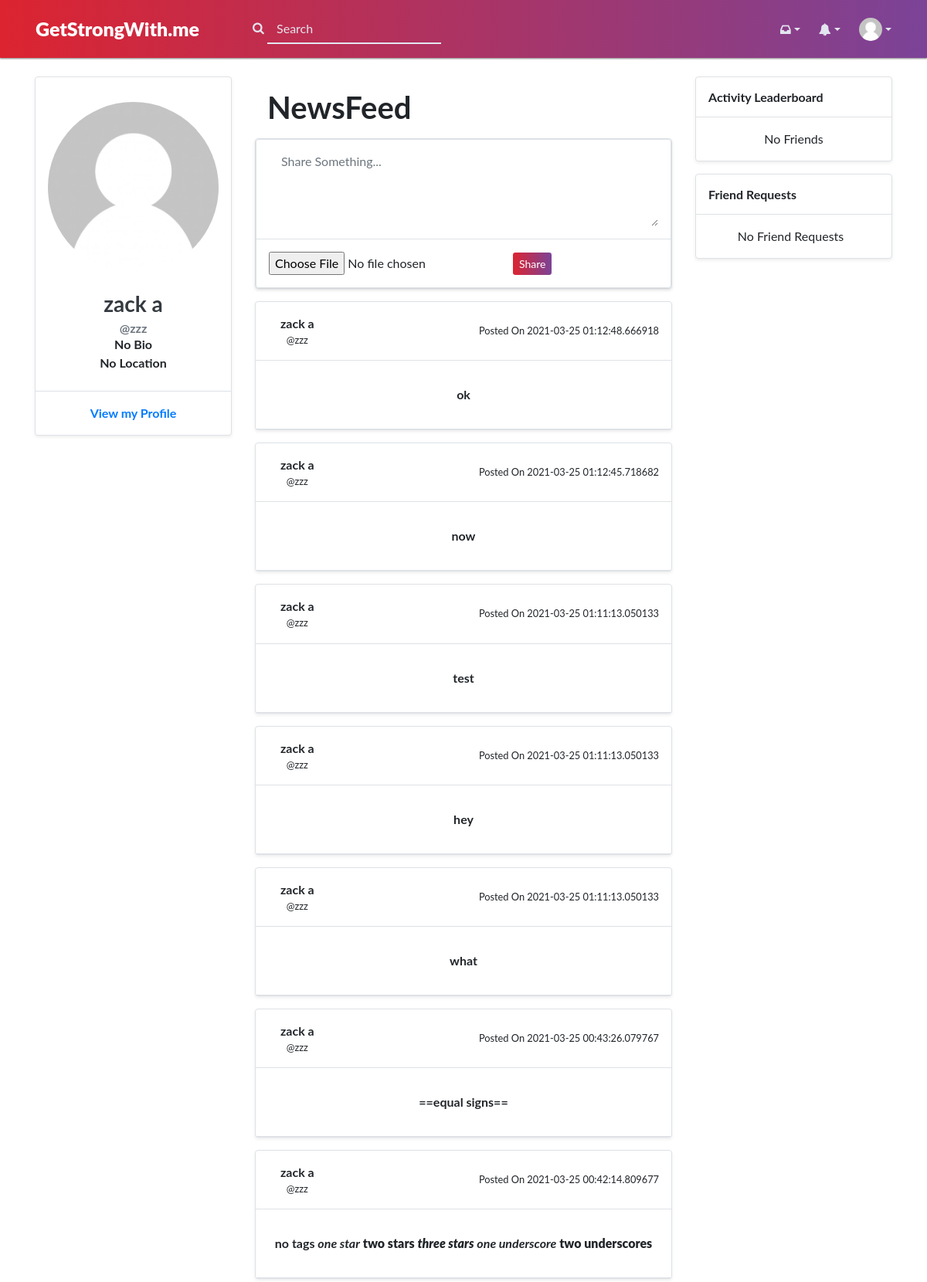
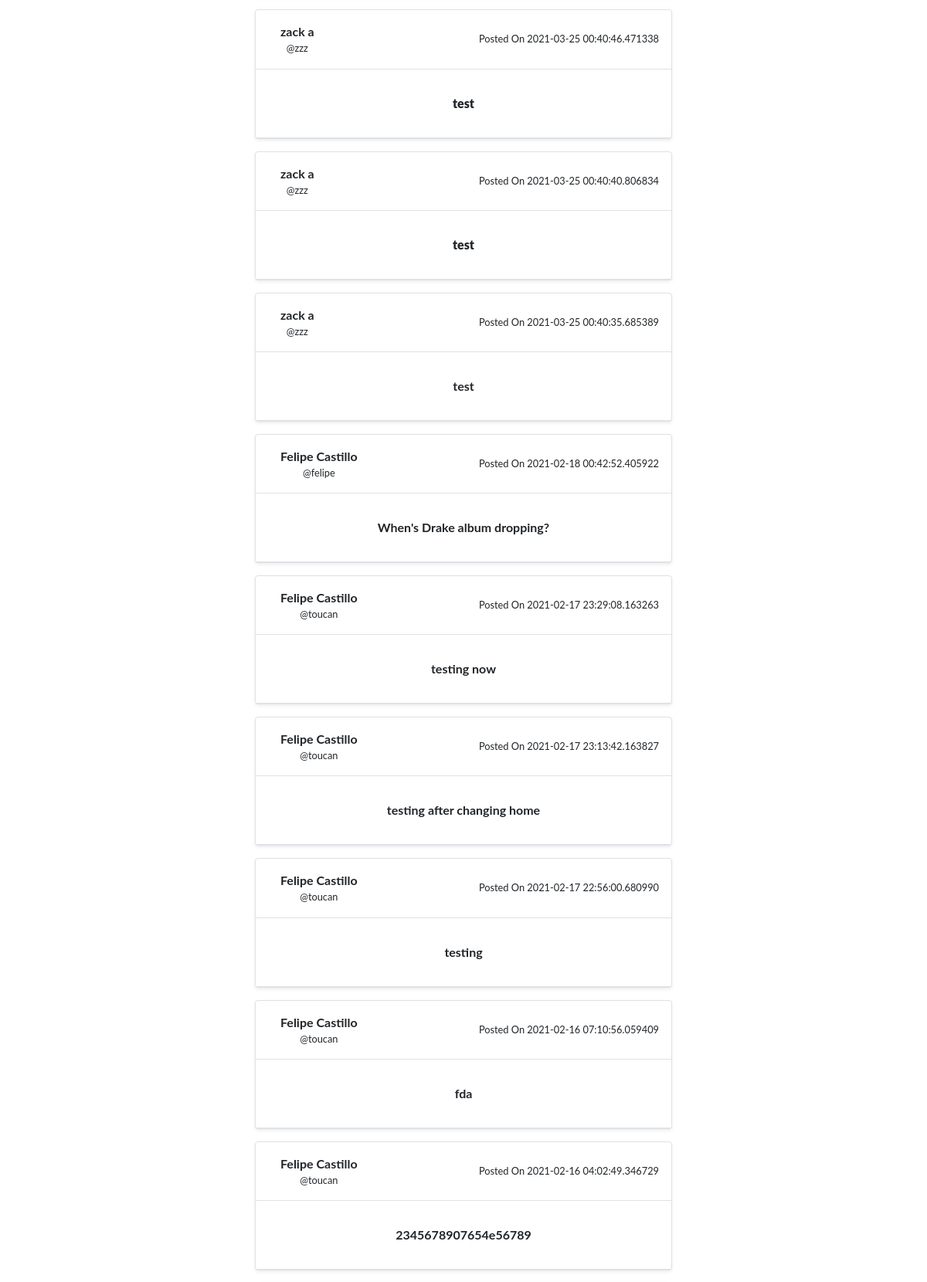
/home (signed in, upper part), run on the app's committed database (2 pictures, top to bottom).
### main.py (models this page shows, shortened)
class User(db.Model, UserMixin):
    __tablename__ = "Login"
    id = db.Column(db.Integer, primary_key=True)
    username = db.Column(db.String, unique=True)
    firstName = db.Column(db.String)
    lastName = db.Column(db.String)
    email = db.Column(db.String)
    password = db.Column(db.String)
    bday = db.Column(db.String)
    gender = db.Column(db.String)
    about_me = db.Column(db.String(140), default="No Bio")
    location = db.Column(db.String, default="No Location")
    profile_pic = db.Column(db.String, default="/static/images/user-account-pictures/no-user.jpg")
    friend_array = db.Column(db.String)
    isPrivate = db.Column(db.Integer, default = 0)

class posts(db.Model):
    __tablename__ = "Post"
    id = db.Column(db.Integer, primary_key = True)
    title = db.Column(db.String(100), nullable = True)
    author = db.Column(db.String)
    username = db.Column(db.String)
    content = db.Column(db.Text)
    date = db.Column(db.DateTime, default=datetime.utcnow)
    postdate =  db.Column(db.Text)

### main.py (the view)
@app.route("/home", methods=["GET", "POST"])
@login_required
def home():
    user_posts = posts.query.order_by(posts.date.desc()).all()
    return render_template("home.html", User=User(), posts=user_posts, blogposts=posts.query.order_by(posts.date.desc()), dms=dms_())

### main.py (called while the page is built)
def dms_():
    dms_ = []
    dms = DirectMessage.query.filter_by(rec_id=current_user.id).all()
    for dm in dms:
        users = User.query.filter_by(id=dm.send_id).first()
        dms_.append([users.firstName, dm.message, dm.date, users.profile_pic])
    return dms_

@lm.user_loader
def load_user(user_id):
    if user_id is not None:
        return User.query.get(user_id)
    return None

### templates/home.html (shortened to what this page needs)
{% extends "base.html" %}
{% block head %}
<link rel="stylesheet" href="https://cdnjs.cloudflare.com/ajax/libs/font-awesome/4.7.0/css/font-awesome.css">
{% endblock %}
{% block body %}
{% include "includes/nav.html" %}
<div class="py-4">
   <div class="container">
      <div class="row">
         <main class="col col-xl-6 order-xl-2 col-lg-12 order-lg-1 col-md-12 col-sm-12 col-12">
            <h1 class="pl-3 pt-3 pr-3 mb-0 pb-3 font-weight-bold text-left">NewsFeed</h1>
            <div class="box shadow-sm border rounded bg-white mb-3 share-post">
        <form method="post" action="/home/new" enctype="multipart/form-data">
          <div class="box shadow-sm border rounded bg-white">
            <div class="tab-pane fade show active" id="home" role="tabpanel" aria-labelledby="home-tab">
            <div class="p-3 d-flex align-items-center w-100" href="#">
            <div class="w-100">
            <textarea placeholder="Share Something..." type="text" class="form-control border-0 p-0 shadow-none" rows="4" name="content"></textarea>
            </div>
            </div>
            </div>
            <div class="border-top p-3 d-flex align-items-center">
           <div class="choose_file">
                <input name="media" type="file" >
            </div>
            <div class="flex-shrink-1">
            <button class="btn btn-primary btn-sm btn btn-success" type="submit" name="post">Share</button>
            </div>
            </div>
            </div>
          </form>
            </div>
  {% for post in posts %}
  <div class="box mb-3 shadow-sm border rounded bg-white">
     <div class="p-3 d-flex align-items-center border-bottom">
        <div class="font-weight-bold">
           <div class="text-truncate">{{post.author}}</div>
           <div class="small text-gray-500">@{{post.username}}</div>
        </div>
        <span class="ml-auto small">Posted On {{post.date}}</span>
     </div>
     <div class="p-3 border-bottom">
      {% if "media" in post.content %}
      {% set media1 = post.content.split(',') %}
      {% if media1[2] %}
      <p>
        <embed src="{{media1[1]}}" width="100%" height="100%"><br>
        <b>{{media1[2]}}</b></p>
        {% else %}
      <p><embed src="{{media1[1]}}" width="100%" height="100%"><br></p>
        {% endif %}
      {% else %}
        <p>
          <b>{{ post.content|markdown }}</b>
          </p>
        {% endif %}
      </div>
  </div>
  {% endfor %}
         </main>
         <aside class="col col-xl-3 order-xl-1 col-lg-6 order-lg-2 col-md-6 col-sm-6 col-12">
            <div class="box mb-3 shadow-sm border rounded bg-white profile-box text-center">
               <div class="py-4 px-3 border-bottom">
                  <img src="{{current_user.profile_pic}}" class="img-fluid mt-2 rounded-circle" alt="Responsive image">
                  <h3 class="font-weight-bold text-dark mb-1 mt-4">{{current_user.firstName}} {{current_user.lastName}}</h3>
                  <h6 class="mb-0 font-weight-bold text-muted">@{{current_user.username}}</h6>
                  <p class="mb-0 font-weight-bold">{{current_user.about_me}}</p>
                  <p class="mb-0 font-weight-bold">{{current_user.location}}</p>
               </div>
               <div class="overflow-hidden">
                  <a class="font-weight-bold p-3 d-block" href="/my-account"> View my Profile </a>
               </div>
            </div>
         </aside>
         <aside class="col col-xl-3 order-xl-3 col-lg-6 order-lg-3 col-md-6 col-sm-6 col-12">
            <div class="box shadow-sm border rounded bg-white mb-3">
               <div class="border-bottom p-3">
                  <h6 class="font-weight-bold m-0 text-left">Activity Leaderboard</h6>
               </div>
               <div class="box-body p-3">
                  {% for user in friends %}
  {% set users = User.query.filter_by(username=user).first() %}
  {% if (users != '') and (users != None) %}
                  <div class="d-flex align-items-center post-header mb-3 people-list">
                     <div class="dropdown-list-image mr-3">
                        <img class="rounded-circle" src="img/p8.png" alt="">
                        <div class="status-indicator bg-success"></div>
                     </div>
                     <div class="font-weight-bold mr-2">
                        <div class="text-truncate">{{ users.firstName }} {{ users.lastName }}</div>
                        <div class="small text-gray-500">0 Calories</div>
                     </div>
                     <span class="ml-auto"><button type="button" class="btn btn-light btn-sm"><i class="feather-user-plus"></i></button>
                     </span>
                  </div>
                  {% endif %}
{% else %}
<div class="text-truncate">No Friends</div>
{% endfor %}
               </div>
            </div>
            <div class="box shadow-sm border rounded bg-white mb-3">
               <div class="border-bottom p-3 d-flex align-items-center">
                  <div class="mr-1 overflow-hidden">
                  <h6 class="font-weight-bold m-0">Friend Requests</h6>
                  </div>
               </div>
               <div class="box-body p-3">
                <div class="mr-2">
                {% for req in r %}
                  {%set name=User.query.filter_by(username=req.user_from).first().firstname +" "+User.query.filter_by(username=req.user_from).first().lastname%}
                  <div class="text-truncate">{{name}}</div>
                  <div class="small text-gray-500">placeholder</div>
                  <form action="/accept/{{req.id}}" method="POST">
                    <small><button type="Submit" value="Accept" name="acccept" class="btn btn-success btn-sm float-left col-sm-6" style="text-align: center;">Accept </button></small></form>
                    <form action="/reject/{{req.id}}" method="POST"><input type="Submit" value="Reject" name="reject" class="btn btn-danger btn-sm float-right col-sm-6"></form>
                    {% else %}
                    <div class="text-truncate">No Friend Requests</div>
          {% endfor %}
        </div>
               </div>
            </div>
         </aside>
      </div>
   </div>
</div>
{% endblock %}

### templates/base.html (shortened to what this page needs)
<!DOCTYPE html>
<head>
<link rel="stylesheet" href="{{ url_for('static', filename='css/bootstrap.min.css') }}">
<link rel="stylesheet" href="{{ url_for('static', filename='css/bootstrap.css') }}">
<link rel="stylesheet" href="https://stackpath.bootstrapcdn.com/bootstrap/4.5.2/css/bootstrap.min.css">
<link rel="stylesheet" href="{{ url_for('static', filename='css/styles.css') }}">
<link rel="stylesheet" href="https://cdnjs.cloudflare.com/ajax/libs/font-awesome/4.7.0/css/font-awesome.css">
<link rel="stylesheet" href="https://cdnjs.cloudflare.com/ajax/libs/animate.css/4.1.1/animate.min.css"/>
    {% block head %} {% endblock %}
</head>
<body>
    {% block body %} {% endblock %}
</body>
</html>

### templates/includes/nav.html (shortened to what this page needs)
<nav class="navbar navbar-expand navbar-dark bg-dark nav-top p-0">
    <div class="container">
       <a class="navbar-brand mr-2" href="/">GetStrongWith.me
       </a>
       <form class="d-none d-sm-inline-block form-inline mr-auto my-2 my-md-0 mw-100 navbar-search" action='/search' method="POST">
          <div class="navtop search"><i class="fa fa-search"></i>
             <input type="search" class="form-control shadow-none" placeholder="Search" aria-label="Search" name="search" aria-describedby="basic-addon2">
          </div>
       </form>
       <ul class="navbar-nav ml-auto d-flex align-items-center">
          <li class="nav-item dropdown no-arrow mx-1 list-dropdown">
             <a class="nav-link dropdown-toggle" href="#" role="button" data-toggle="dropdown" aria-haspopup="true" aria-expanded="false">
             <i class="fa fa-inbox"></i>
             </a>
          </li>
          <li class="nav-item dropdown no-arrow mx-1 list-dropdown">
             <a class="nav-link dropdown-toggle" href="#" role="button" data-toggle="dropdown" aria-haspopup="true" aria-expanded="false">
             <i class="fa fa-bell"></i>
             </a>
          </li>
          <li class="nav-item dropdown no-arrow ml-1 profile-dropdown">
             <a class="nav-link dropdown-toggle pr-0" href="#" role="button" data-toggle="dropdown" aria-haspopup="true" aria-expanded="false">
             <img class="img-profile rounded-circle" src="{{current_user.profile_pic}}">
             </a>
          </li>
       </ul>
    </div>
  </nav>

### static/css/styles.css (style rules this page uses)
body { text-align: center; width: 100%; margin: 0 auto; padding: 0px; font-family: "lucida grande", tahoma, verdana, arial, sans-serif; background: #fff; }
.navbar { width: 100%; margin: 0px auto; padding: 0px; height: 75px; background: #7b4397; background: -webkit-linear-gradient(to right, #dc2430, #7b4397); background: linear-gradient(to right, #dc2430, #7b4397); box-shadow: 0 1px 2px rgb(0 0 0 / 50%); }
.navbar-brand { color: #fff; text-decoration: none; font-weight: 900; font-size: 25px; padding-right: 61px; }
.navbar li { list-style-type: none; float: left; text-align: left; color: white; }
.navbar a { text-decoration: none; }
.navbar-dark .navbar-nav .nav-link { color: #e3e6f0; }
.nav-top .container { padding: 0 16px; }
.nav-top .img-profile { width: 30px; height: 30px; }
.nav-top .list-dropdown .nav-link i { font-size: 16px; }
.nav-top .nav-link { position: relative; height: 55px; display: flex; align-items: center; }
.nav-top .navbar-search .form-control { background-color: transparent; border: 0px; border-bottom: 2px solid #e3e6f0; border-top: 0px; border-radius: 0; }
.nav-top .fa { color: #e3e5f0; }
.nav-top .search { color: #e3e6f0; }
.nav-top .form-control::placeholder { color: #e3e6f0; }
.nav-top form { float: right; }
.img-profile { width: 30px; height: 30px; }
.btn-success { background: #7b4397; background: -webkit-linear-gradient(to right, #dc2430, #7b4397); background: linear-gradient(to right, #dc2430, #7b4397); border: none; }

### templates/base.html (style rules this page uses)
body { font-family: "Lato", sans-serif; }

### data on the page
User: profile_pic (placeholder picture), firstName "zack", username "zzz", about_me "No Bio", location "No Location"
posts: author "zack a", username "zzz", date "2021-03-25 01:12:48.666918"
posts: author "zack a", username "zzz", date "2021-03-25 01:12:45.718682"
posts: author "zack a", username "zzz", date "2021-03-25 01:11:13.050133"
posts: author "zack a", username "zzz", date "2021-03-25 01:11:13.050133"
posts: author "zack a", username "zzz", date "2021-03-25 01:11:13.050133"
posts: author "zack a", username "zzz", date "2021-03-25 00:43:26.079767"
posts: author "zack a", username "zzz", date "2021-03-25 00:42:14.809677", content "one star two stars three stars one underscore two underscores"
posts: author "zack a", username "zzz", date "2021-03-25 00:40:46.471338", content "test"
posts: author "zack a", username "zzz", date "2021-03-25 00:40:40.806834", content "test"
posts: author "zack a", username "zzz", date "2021-03-25 00:40:35.685389"
posts: author "Felipe Castillo", username "felipe", date "2021-02-18 00:42:52.405922"
posts: author "Felipe Castillo", username "toucan", date "2021-02-17 23:29:08.163263"
posts: author "Felipe Castillo", username "toucan", date "2021-02-17 23:13:42.163827"
posts: author "Felipe Castillo", username "toucan", date "2021-02-17 22:56:00.680990"
posts: author "Felipe Castillo", username "toucan", date "2021-02-16 07:10:56.059409"
posts: author "Felipe Castillo", username "toucan", date "2021-02-16 04:02:49.346729"

### other printed values
{{ current_user.lastName }} "a"
